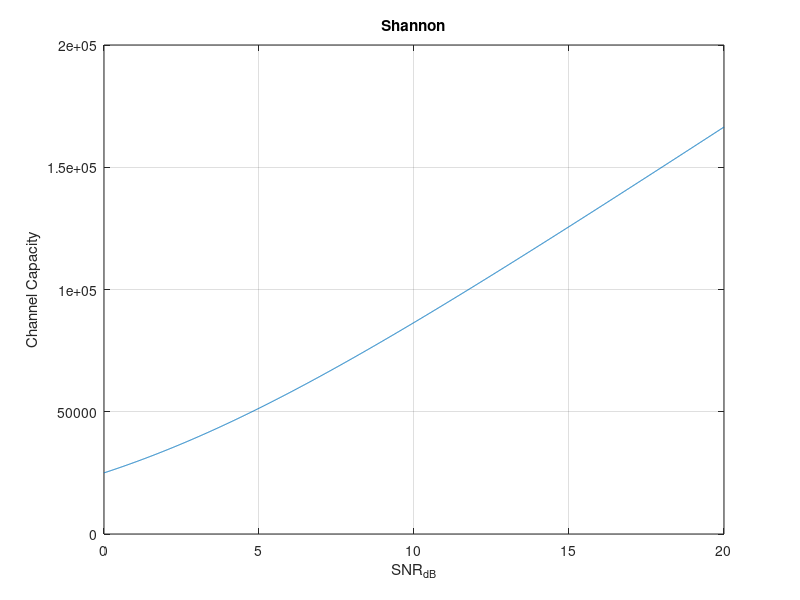

MATLAB code for this plot:
clear all;
close all;
clc;

SNR= 0:0.01:20;

snr=10.^(SNR/10);
B=25e+03;

C = B*log2(1+snr);

figure(1);
plot(SNR, C);
title('Shannon');
xlabel('SNR_{dB}');
ylabel('Channel Capacity');
grid on;